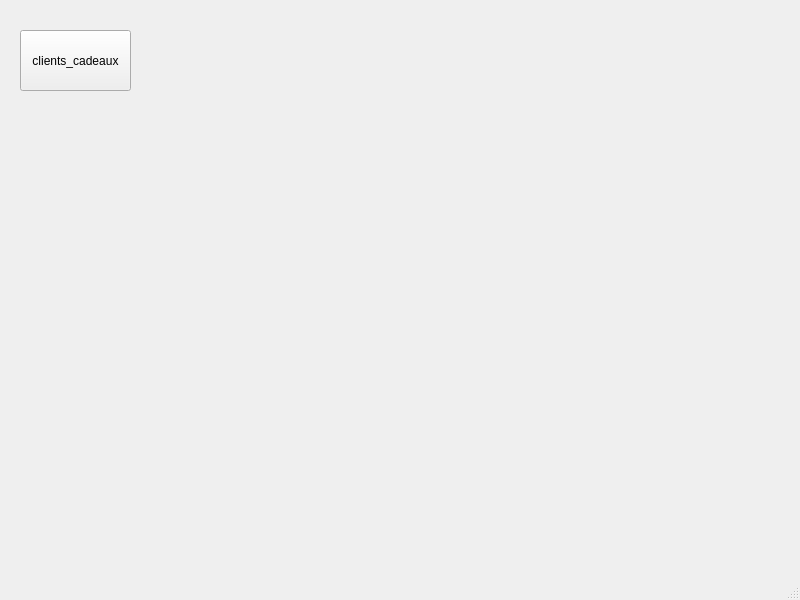
<?xml version="1.0" encoding="UTF-8"?>
<ui version="4.0">
 <class>MainWindow</class>
 <widget class="QMainWindow" name="MainWindow">
  <property name="geometry">
   <rect>
    <x>0</x>
    <y>0</y>
    <width>800</width>
    <height>600</height>
   </rect>
  </property>
  <property name="windowTitle">
   <string>MainWindow</string>
  </property>
  <widget class="QWidget" name="centralwidget">
   <widget class="QPushButton" name="pushButton">
    <property name="geometry">
     <rect>
      <x>20</x>
      <y>30</y>
      <width>111</width>
      <height>61</height>
     </rect>
    </property>
    <property name="text">
     <string>clients_cadeaux</string>
    </property>
   </widget>
  </widget>
  <widget class="QMenuBar" name="menubar">
   <property name="geometry">
    <rect>
     <x>0</x>
     <y>0</y>
     <width>800</width>
     <height>21</height>
    </rect>
   </property>
  </widget>
  <widget class="QStatusBar" name="statusbar"/>
 </widget>
 <resources/>
 <connections/>
</ui>
